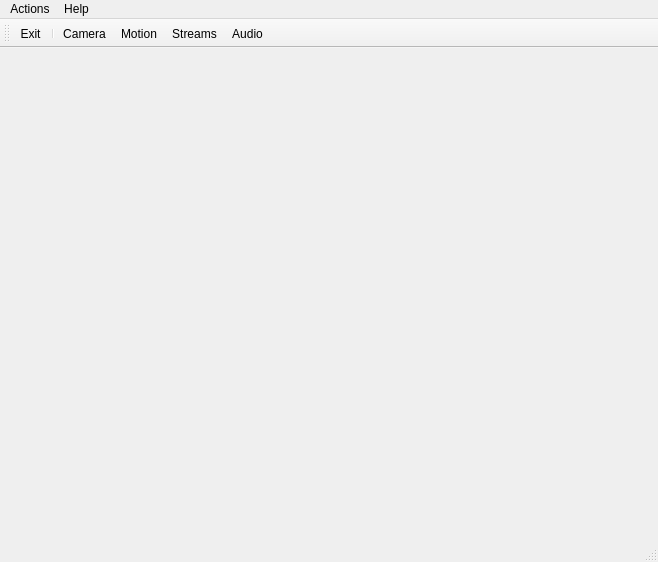
<?xml version="1.0" encoding="UTF-8"?>
<ui version="4.0">
 <class>SyntroCamClass</class>
 <widget class="QMainWindow" name="SyntroCamClass">
  <property name="geometry">
   <rect>
    <x>0</x>
    <y>0</y>
    <width>658</width>
    <height>562</height>
   </rect>
  </property>
  <property name="minimumSize">
   <size>
    <width>0</width>
    <height>0</height>
   </size>
  </property>
  <property name="windowTitle">
   <string>SyntroCam</string>
  </property>
  <widget class="QWidget" name="centralWidget">
   <property name="minimumSize">
    <size>
     <width>400</width>
     <height>300</height>
    </size>
   </property>
  </widget>
  <widget class="QMenuBar" name="menuBar">
   <property name="geometry">
    <rect>
     <x>0</x>
     <y>0</y>
     <width>658</width>
     <height>25</height>
    </rect>
   </property>
   <widget class="QMenu" name="menuHelp">
    <property name="title">
     <string>Help</string>
    </property>
    <addaction name="actionAbout"/>
   </widget>
   <widget class="QMenu" name="menuActions">
    <property name="title">
     <string>Actions</string>
    </property>
    <addaction name="actionBasicSetup"/>
    <addaction name="actionConfigureAudio"/>
    <addaction name="actionConfigureCamera"/>
    <addaction name="actionConfigureMotion"/>
    <addaction name="actionConfigureStreams"/>
    <addaction name="actionExit"/>
   </widget>
   <addaction name="menuActions"/>
   <addaction name="menuHelp"/>
  </widget>
  <widget class="QStatusBar" name="statusBar"/>
  <widget class="QToolBar" name="toolBar">
   <property name="windowTitle">
    <string>toolBar</string>
   </property>
   <attribute name="toolBarArea">
    <enum>TopToolBarArea</enum>
   </attribute>
   <attribute name="toolBarBreak">
    <bool>false</bool>
   </attribute>
   <addaction name="actionExit"/>
   <addaction name="separator"/>
   <addaction name="actionConfigureCamera"/>
   <addaction name="actionConfigureMotion"/>
   <addaction name="actionConfigureStreams"/>
   <addaction name="actionConfigureAudio"/>
  </widget>
  <action name="actionStartCapture">
   <property name="text">
    <string>Start Capture</string>
   </property>
   <property name="iconText">
    <string>Start</string>
   </property>
   <property name="toolTip">
    <string>Start video capture</string>
   </property>
   <property name="iconVisibleInMenu">
    <bool>false</bool>
   </property>
  </action>
  <action name="actionStopCapture">
   <property name="text">
    <string>Stop Capture</string>
   </property>
   <property name="iconText">
    <string>Stop</string>
   </property>
   <property name="toolTip">
    <string>Stop video capture</string>
   </property>
   <property name="iconVisibleInMenu">
    <bool>false</bool>
   </property>
  </action>
  <action name="actionScaleImage">
   <property name="checkable">
    <bool>true</bool>
   </property>
   <property name="checked">
    <bool>true</bool>
   </property>
   <property name="text">
    <string>Scale Image</string>
   </property>
   <property name="iconVisibleInMenu">
    <bool>false</bool>
   </property>
  </action>
  <action name="actionAbout">
   <property name="text">
    <string>About</string>
   </property>
  </action>
  <action name="actionBasicSetup">
   <property name="text">
    <string>Basic setup</string>
   </property>
  </action>
  <action name="actionConfigureCamera">
   <property name="text">
    <string>Camera setup</string>
   </property>
   <property name="iconText">
    <string>Camera</string>
   </property>
   <property name="menuRole">
    <enum>QAction::TextHeuristicRole</enum>
   </property>
  </action>
  <action name="actionConfigureStreams">
   <property name="text">
    <string>Streams setup</string>
   </property>
   <property name="iconText">
    <string>Streams</string>
   </property>
  </action>
  <action name="actionExit">
   <property name="text">
    <string>Exit</string>
   </property>
  </action>
  <action name="actionConfigureMotion">
   <property name="text">
    <string>Motion detection setup</string>
   </property>
   <property name="iconText">
    <string>Motion</string>
   </property>
  </action>
  <action name="actionConfigureAudio">
   <property name="text">
    <string>Audio setup</string>
   </property>
   <property name="iconText">
    <string>Audio</string>
   </property>
  </action>
 </widget>
 <layoutdefault spacing="6" margin="11"/>
 <resources/>
 <connections/>
</ui>
